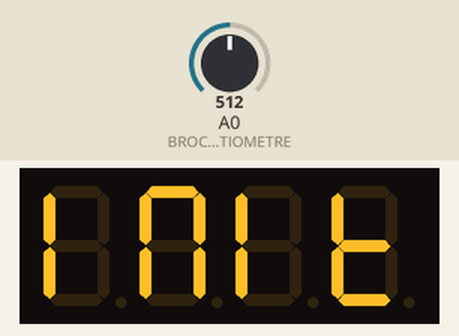
This sketch was run on a simulated Arduino Uno, built with avr-gcc and run on an emulated ATmega328P. On the bench: 4-digit seven-segment display. The test bench sets the inputs (shaded band); at power-on: A0 (BROCHE_POTENTIOMETRE) = 512.

Above: at 1.1 s.
At 3.2 s:
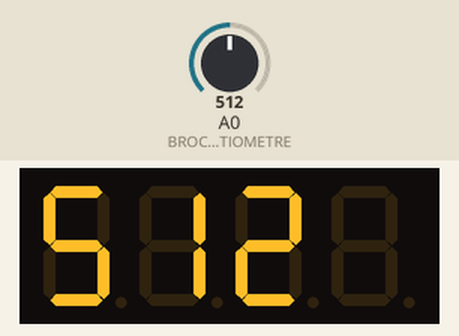
3.3 s: A0 (BROCHE_POTENTIOMETRE) set to 716
At 4.4 s:
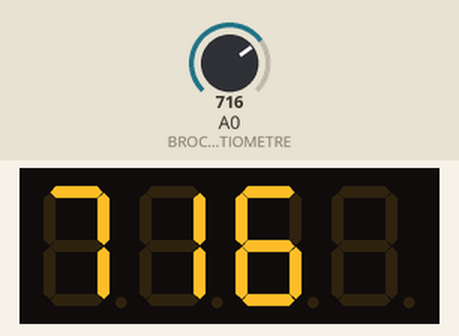
5.0 s: A0 (BROCHE_POTENTIOMETRE) set to 900
At 6.4 s:
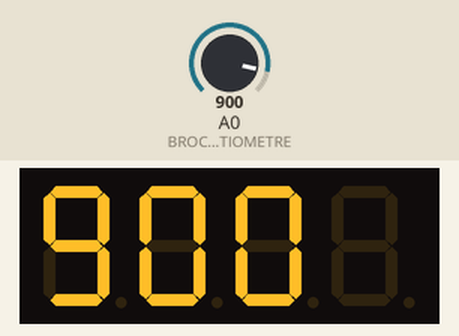
6.8 s: A0 (BROCHE_POTENTIOMETRE) set to 1023
At 8.4 s:
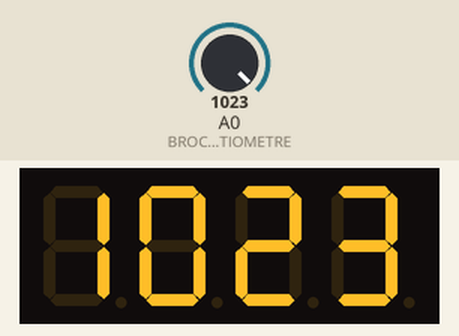
Timing chart, 0 to 9.9 s (numbered marks = the images above; inputs shaded):
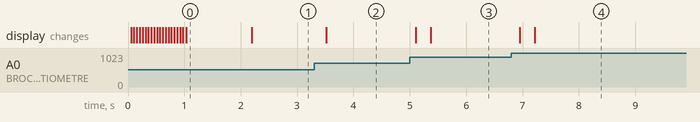

The sketch:

pot_4digits.ino
```cpp
/* Afficher la valeur d'un potentiomètre sur un afficheur 7 segments à 4 chiffres (4 digits)
 * Quimper, La Baleine, 3 mai 2018, pierre <at> lesporteslogiques.net
 * Debian 7 wheezy @ zibu / arduino 1.8.2
 * + library SevenSegmentTM1637 de Bram Harmsen :  https://github.com/bremme/arduino-tm1637
 *
 */

// **************************************************
// Définitions pour l'afficheur 7 segments à 4 chiffres
#include "SevenSegmentTM1637.h";

#define BROCHE_CLK   2   // n'importe quel broche digitale pour le signal Clock (CLK)
#define BROCHE_DIO   3   // n'importe quel broche digitale pour le signal Data Input Output (DIO)
SevenSegmentTM1637    afficheur(BROCHE_CLK, BROCHE_DIO);

#define BROCHE_POTENTIOMETRE   A0

int signal_potentiometre; // conserver la valeur du potentiomètre

void setup() {

  // Initialiser l'afficheur à 4 chiffres
  afficheur.begin();            // initialiser l'afficheur
  afficheur.setBacklight(100);  // fixer la luminosité à 100 %
  afficheur.print("INIT");      // afficher INIT
  delay(1000);                  // attendre 1000 millisecondes

  pinMode(BROCHE_POTENTIOMETRE, INPUT);

}

void loop() {

  // Prendre une valeur unique
  signal_potentiometre = analogRead(BROCHE_POTENTIOMETRE);

  // Ou faire une moyenne sur les dernières 16 valeurs
  signal_potentiometre = 0;
  for (int i=0; i < 16; i++) {
    signal_potentiometre += analogRead(BROCHE_POTENTIOMETRE);
    delay(10);
  }
  signal_potentiometre = signal_potentiometre / 16;

  // Afficher la valeur
  afficheur.clear();
  afficheur.print(signal_potentiometre);
  delay(100);


}
```

Measured:
- after the input at 3.3 s, the display: changes after 0.22 s (image 2)
- after the input at 5.0 s, the display: first changes after 0.10 s (image 3 shows a later state)
- after the input at 6.8 s, the display: first changes after 0.15 s (image 4 shows a later state)
- what the display in image 0 shows lasts 1.2 s, from 1.0 s to 2.2 s
